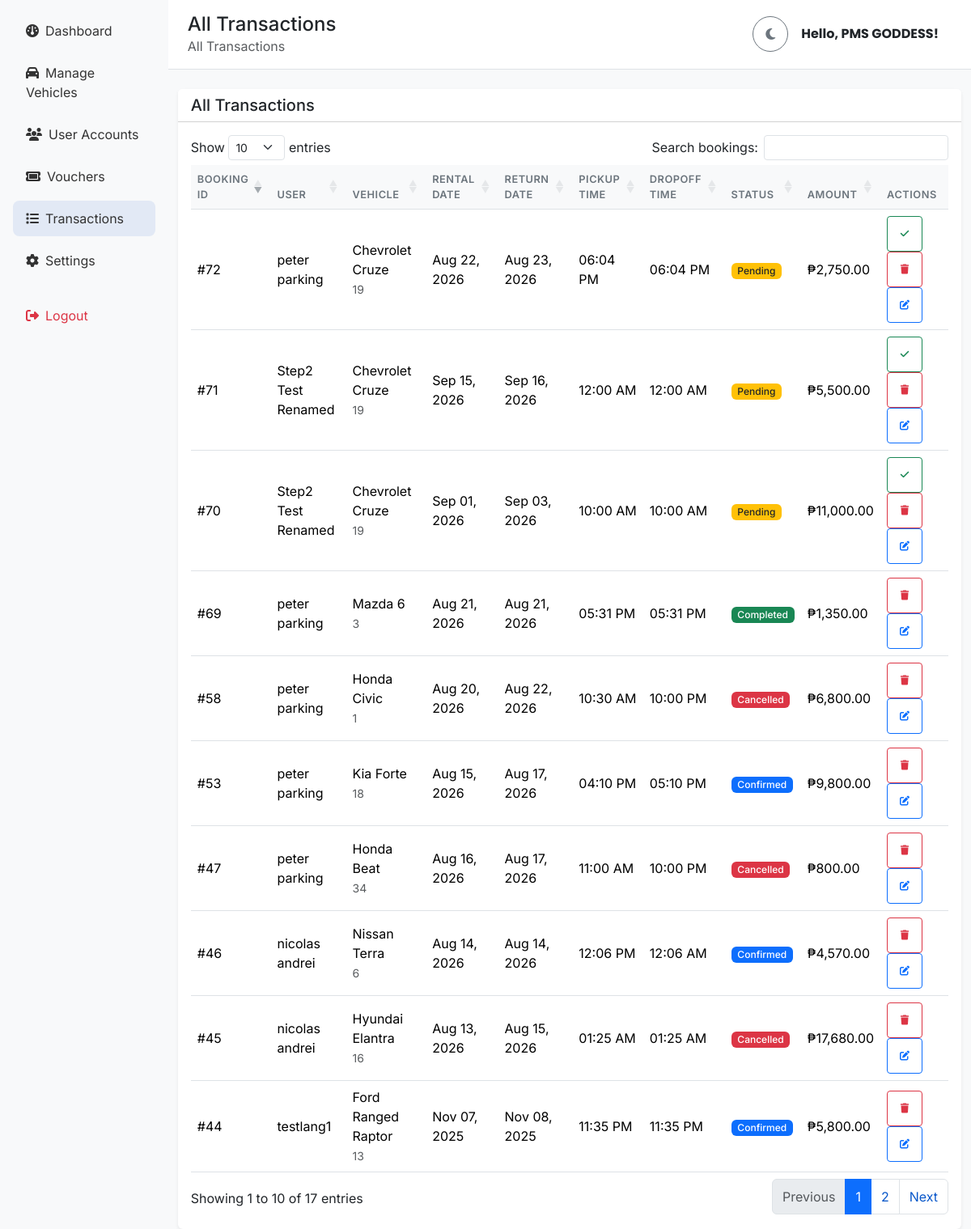
Page /view-all-data.php (signed in) on the committed database.
### tables this page shows
CREATE TABLE `bookings` (
  `id` int NOT NULL,
  `user_id` int NOT NULL,
  `vehicle_id` int NOT NULL,
  `booking_ref` varchar(32) DEFAULT NULL,
  `rental_date` date NOT NULL,
  `return_date` date NOT NULL,
  `pickup_time` time DEFAULT NULL,
  `dropoff_time` time DEFAULT NULL,
  `days` int DEFAULT NULL,
  `rate` decimal(10,2) DEFAULT NULL,
  `discount` decimal(10,2) DEFAULT '0.00',
  `total_amount` decimal(10,2) DEFAULT NULL,
  `contact_number` varchar(32) DEFAULT NULL,
  `status` enum('completed','pending','confirmed','cancelled') NOT NULL DEFAULT 'pending',
  `created_at` timestamp NOT NULL DEFAULT CURRENT_TIMESTAMP,
  `voucher_id` int DEFAULT NULL,
  `age` int NOT NULL DEFAULT '18',
  `license_file` varchar(255) DEFAULT NULL,
  `paid` int NOT NULL
);

CREATE TABLE `users` (
  `id` int NOT NULL,
  `name` varchar(100) NOT NULL,
  `email` varchar(150) NOT NULL,
  `password` varchar(255) NOT NULL,
  `role` varchar(50) DEFAULT 'user',
  `created_at` timestamp NOT NULL DEFAULT CURRENT_TIMESTAMP,
  `reset_code` varchar(6) DEFAULT NULL,
  `reset_code_expires` datetime DEFAULT NULL,
  `profile_picture_path` varchar(255) DEFAULT NULL
);

CREATE TABLE `vehicles` (
  `id` int NOT NULL,
  `title` varchar(150) NOT NULL,
  `category` varchar(50) NOT NULL,
  `seats` int NOT NULL DEFAULT '4',
  `fuel` varchar(30) NOT NULL DEFAULT 'Gasoline',
  `transmission` varchar(30) NOT NULL DEFAULT 'Automatic',
  `price_per_day` int NOT NULL DEFAULT '0',
  `units_total` int NOT NULL DEFAULT '0',
  `is_active` tinyint(1) NOT NULL DEFAULT '1',
  `thumbnail` varchar(255) DEFAULT NULL,
  `created_at` timestamp NOT NULL DEFAULT CURRENT_TIMESTAMP,
  `slug` varchar(255) DEFAULT NULL
);

### view-all-data.php (the view, shortened to what this page needs)
<?php
require 'db_connect.php';
$transactions = $conn->query("
    SELECT b.*, u.name as user_name, v.title as vehicle_name,
     b.status, b.total_amount
    FROM bookings b
    JOIN users u ON b.user_id = u.id
    JOIN vehicles v ON b.vehicle_id = v.id
    ORDER BY b.rental_date DESC
");
?>
<!doctype html>
<html lang="en">
<head>
  <link href="https://cdn.jsdelivr.net/npm/bootstrap@5.3.2/dist/css/bootstrap.min.css" rel="stylesheet">
  <link rel="stylesheet" href="https://cdnjs.cloudflare.com/ajax/libs/font-awesome/6.4.2/css/all.min.css">
  <link rel="stylesheet" type="text/css" href="https://cdn.datatables.net/1.11.5/css/dataTables.bootstrap5.min.css"/>
  <link href="css/styles.css?v=<?php echo filemtime(__DIR__ . '/css/styles.css'); ?>" rel="stylesheet">
</head>
<body class="bg-body-tertiary d-flex min-vh-100" id="adminLayout">
<?php include 'includes/admin_sidebar.php'; ?>
<main class="flex-grow-1">
  <?php $topbarTitle = 'All Transactions'; include 'includes/admin_topbar.php'; ?>
  <div class="container-fluid">
    <div class="row">
        <div class="col-12">
            <div class="card shadow-sm border-0 mt-4">
                <div class="card-header bg-body d-flex justify-content-between align-items-center">
                    <h2 class="h5 mb-0">All Transactions</h2>
                </div>
                <div class="card-body">
                    <div class="table-responsive">
                        <table class="table table-hover" id="transactionsTable">
                            <thead>
                                <tr>
                                    <th>Booking ID</th>
                                    <th>User</th>
                                    <th>Vehicle</th>
                                    <th>Rental Date</th>
                                    <th>Return Date</th>
                                    <th>Pickup Time</th>
                                    <th>Dropoff Time</th>
                                    <th>Status</th>
                                    <th>Amount</th>
                                    <th>Actions</th>
                                </tr>
                            </thead>
                            <tbody>
                                <?php while($transaction = $transactions->fetch_assoc()): ?>
                                <tr>
                                    <td data-order="<?php echo (int) $transaction['id']; ?>">#<?php echo $transaction['id']; ?></td>
                                    <td><?php echo htmlspecialchars($transaction['user_name']); ?></td>
                                    <td>
                                        <?php echo htmlspecialchars($transaction['vehicle_name']); ?><br>
                                        <small class="text-body-secondary"><?php echo $transaction['vehicle_id']; ?></small>
                                    </td>
                                    <td><?php echo date('M d, Y', strtotime($transaction['rental_date'])); ?></td>
                                    <td><?php echo date('M d, Y', strtotime($transaction['return_date'])); ?></td>
                                    <td><?php echo date('h:i A', strtotime($transaction['pickup_time'])); ?></td>
                                    <td><?php echo date('h:i A', strtotime($transaction['dropoff_time'])); ?></td>
                                    <td>
                                        <?php
                                            $badgeClass = match (strtolower($transaction['status'])) {
                                                'completed' => 'bg-success',
                                                'confirmed' => 'bg-primary',
                                                'cancelled' => 'bg-danger',
                                                'pending' => 'bg-warning text-body',
                                                default => 'bg-secondary',
                                            };
                                        ?>
                                        <span class="badge <?php echo $badgeClass; ?>">
                                            <?php echo ucfirst($transaction['status']); ?>
                                        </span>
                                    </td>
                                    <td>₱<?php echo number_format($transaction['total_amount'], 2); ?></td>
                                    <td>
                                        <?php if(strtolower($transaction['status']) === 'pending'): ?>
                                        <button class="btn btn-sm btn-outline-success confirm-transaction me-1"
                                                data-id="<?php echo $transaction['id']; ?>"
                                                aria-label="Confirm booking #<?php echo $transaction['id']; ?>">
                                            <i class="fas fa-check" aria-hidden="true"></i>
                                        </button>
                                        <?php endif; ?>
                                        <button class="btn btn-sm btn-outline-danger delete-transaction me-1"
                                                data-id="<?php echo $transaction['id']; ?>"
                                                aria-label="Delete booking #<?php echo $transaction['id']; ?>">
                                            <i class="fas fa-trash" aria-hidden="true"></i>
                                        </button>
                                        <button class="btn btn-sm btn-outline-primary edit-transaction"
                                                data-id="<?php echo $transaction['id']; ?>"
                                                data-pickup="<?php echo $transaction['pickup_time']; ?>"
                                                data-dropoff="<?php echo $transaction['dropoff_time']; ?>"
                                                aria-label="Edit times for booking #<?php echo $transaction['id']; ?>">
                                            <i class="fas fa-edit" aria-hidden="true"></i>
                                        </button>
                                    </td>
                                </tr>
                                <?php endwhile; ?>
                            </tbody>
                        </table>
                    </div>
                </div>
            </div>
        </div>
    </div>
  </div>
</main>
</body>
</html>

### css/styles.css (style rules this page uses)
:root { --font-size: 16px; --background: #F8FAFC; --primary: #0F2A4D; --secondary: #2159C7; --muted-foreground: #718096; --accent: #63A8FF; --accent-focus: #1A7FFF; --border: rgba(15, 42, 77, 0.12); --sidebar-bg: #ffffff; --sidebar-hover: rgba(33, 89, 199, 0.1); --motion-duration-fast: 150ms; --motion-duration-normal: 300ms; --motion-duration-slow: 500ms; --motion-delay-none: 0ms; --motion-delay-short: 80ms; --motion-delay-medium: 160ms; --motion-delay-long: 300ms; --motion-easing-standard: cubic-bezier(0.2, 0, 0.2, 1); --motion-easing-entrance: cubic-bezier(0.16, 1, 0.3, 1); --motion-easing-exit: cubic-bezier(0.4, 0, 1, 1); --motion-easing-emphasized: cubic-bezier(0.2, 0, 0, 1); --motion-distance-sm: 8px; --motion-distance-md: 16px; --motion-distance-lg: 24px; --motion-scale-subtle: 1.02; --motion-scale-standard: 1.05; --motion-stagger: 80ms; }
:root:not([data-bs-theme="dark"]) { --bs-link-color: #0a58ca; --bs-link-color-rgb: 10, 88, 202; --bs-link-hover-color: #084298; --bs-link-hover-color-rgb: 8, 66, 152; }
html { font-size: var(--font-size); }
body { font-family: 'Inter', 'Poppins', -apple-system, BlinkMacSystemFont, 'Segoe UI', Roboto, sans-serif; background-color: var(--background); }
#adminLayout > .flex-grow-1 { min-width: 0; }
#adminLayout .btn-sm { min-height: 44px; min-width: 44px; display: inline-flex; align-items: center; justify-content: center; }
.table th { font-weight: 600; font-size: 0.8rem; text-transform: uppercase; letter-spacing: 0.5px; color: #6c757d; background-color: #f8f9fa; border-bottom-width: 1px; }
.table td { vertical-align: middle; }
.btn-sm { padding: 0.25rem 0.5rem; font-size: 0.75rem; }
.badge { font-weight: 500; padding: 0.35em 0.65em; }

### rows in the picture
bookings: id "71", user.name "Step2 Test Renamed", vehicle.title "Chevrolet Cruze", vehicle "19", rental_date "Sep 15, 2026", return_date "Sep 16, 2026", pickup_time "12:00 AM", dropoff_time "12:00 AM", status "Pending", total_amount "5,500.00"
bookings: id "70", user.name "Step2 Test Renamed", vehicle.title "Chevrolet Cruze", vehicle "19", rental_date "Sep 01, 2026", return_date "Sep 03, 2026", pickup_time "10:00 AM", dropoff_time "10:00 AM", status "Pending", total_amount "11,000.00"
bookings: id "72", user.name "peter parking", vehicle.title "Chevrolet Cruze", vehicle "19", rental_date "Aug 22, 2026", return_date "Aug 23, 2026", pickup_time "06:04 PM", dropoff_time "06:04 PM", status "Pending", total_amount "2,750.00"
bookings: id "69", user.name "peter parking", vehicle.title "Mazda 6", vehicle "3", rental_date "Aug 21, 2026", return_date "Aug 21, 2026", pickup_time "05:31 PM", dropoff_time "05:31 PM", status "Completed", total_amount "1,350.00"
bookings: id "58", user.name "peter parking", vehicle.title "Honda Civic", vehicle "1", rental_date "Aug 20, 2026", return_date "Aug 22, 2026", pickup_time "10:30 AM", dropoff_time "10:00 PM", status "Cancelled", total_amount "6,800.00"
bookings: id "47", user.name "peter parking", vehicle.title "Honda Beat", vehicle "34", rental_date "Aug 16, 2026", return_date "Aug 17, 2026", pickup_time "11:00 AM", dropoff_time "10:00 PM", status "Cancelled", total_amount "800.00"
bookings: id "53", user.name "peter parking", vehicle.title "Kia Forte", vehicle "18", rental_date "Aug 15, 2026", return_date "Aug 17, 2026", pickup_time "04:10 PM", dropoff_time "05:10 PM", status "Confirmed", total_amount "9,800.00"
bookings: id "46", user.name "nicolas andrei", vehicle.title "Nissan Terra", vehicle "6", rental_date "Aug 14, 2026", return_date "Aug 14, 2026", pickup_time "12:06 PM", dropoff_time "12:06 AM", status "Confirmed", total_amount "4,570.00"
bookings: id "45", user.name "nicolas andrei", vehicle.title "Hyundai Elantra", vehicle "16", rental_date "Aug 13, 2026", return_date "Aug 15, 2026", pickup_time "01:25 AM", dropoff_time "01:25 AM", status "Cancelled", total_amount "17,680.00"
bookings: id "44", user.name "testlang1", vehicle.title "Ford Ranged Raptor", vehicle "13", rental_date "Nov 07, 2025", return_date "Nov 08, 2025", pickup_time "11:35 PM", dropoff_time "11:35 PM", status "Confirmed", total_amount "5,800.00"

### other values in the picture
$topbarTitle "All Transactions"
$topbarBreadcrumb "All Transactions"
$_SESSION['admin_name'] "PMS GODDESS"
